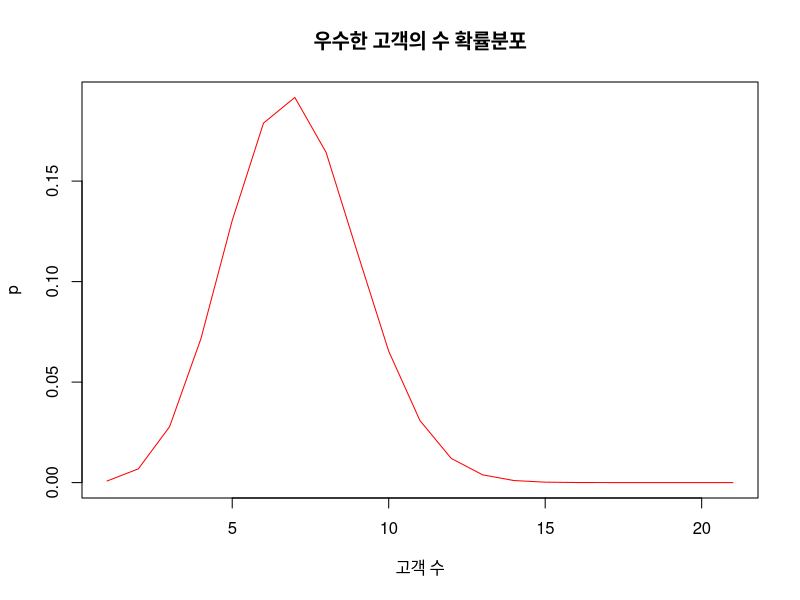

R code for this plot:
p<-dbinom(c(0,1,2,3,4,5,6,7,8,9,10,11,12,13,14,15,16,17,18,19,20), 20, 0.3)
print(p)

names(p)=c(0,1,2,3,4,5,6,7,8,9,10,11,12,13,14,15,16,17,18,19,20)
result<-plot(p, col="red", main="우수한 고객의 수 확률분포", xlab="고객 수", type="l")
print(result)